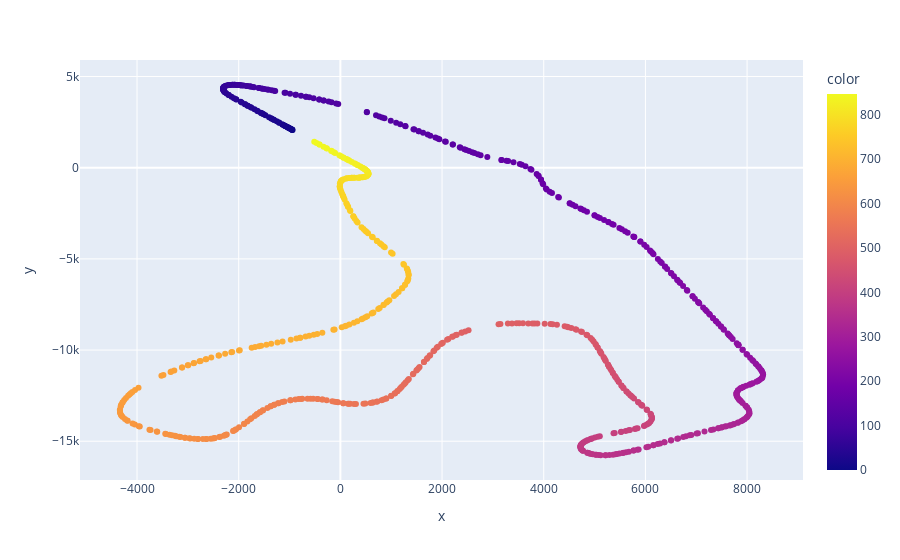

Here is the notebook cell this chart was saved with:
### Code cell
from plotly import express as px
df_temp = df_driver[df_driver["lap_number"] == 1]
df_temp["counter"] = np.arange(len(df_temp))

px.scatter(x = df_temp.X, y = df_temp.Y, color=df_temp.counter)

### Figure 1 — Plotly figure (JSON) as saved in the notebook; plotly's stock layout.template omitted (floating-point values rounded to 4 significant figures; data arrays with more than 128 entries replaced by an {"elided": "..."} marker saying what was removed)
{"data": [{"hovertemplate": "x=%{x}<br>y=%{y}<br>color=%{marker.color}<extra></extra>", "legendgroup": "", "marker": {"color": {"elided": "848 int values"}, "coloraxis": "coloraxis", "symbol": "circle"}, "mode": "markers", "name": "", "orientation": "v", "showlegend": false, "type": "scatter", "x": {"elided": "848 float values"}, "xaxis": "x", "y": {"elided": "848 float values"}, "yaxis": "y"}], "layout": {"coloraxis": {"colorbar": {"title": {"text": "color"}}, "colorscale": [[0, "#0d0887"], [0.1111, "#46039f"], [0.2222, "#7201a8"], [0.3333, "#9c179e"], [0.4444, "#bd3786"], [0.5556, "#d8576b"], [0.6667, "#ed7953"], [0.7778, "#fb9f3a"], [0.8889, "#fdca26"], [1, "#f0f921"]]}, "legend": {"tracegroupgap": 0}, "margin": {"t": 60}, "xaxis": {"anchor": "y", "domain": [0, 1], "title": {"text": "x"}}, "yaxis": {"anchor": "x", "domain": [0, 1], "title": {"text": "y"}}}}
